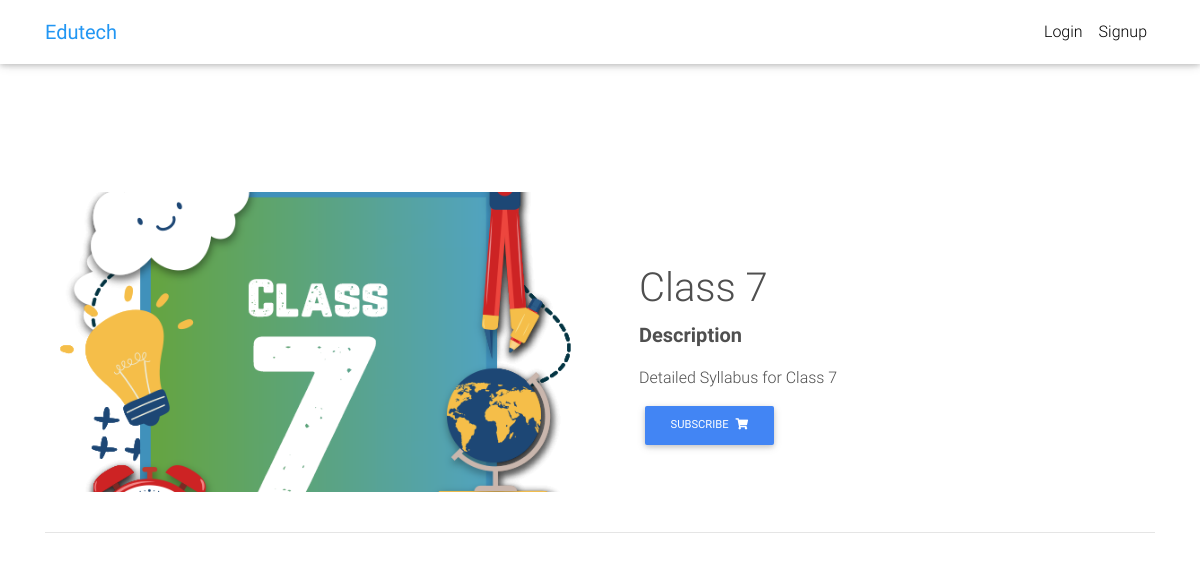
/detail/class-7/, run on the app's committed database.
### app/models.py (models this page shows, shortened)
class Topic(models.Model):
    id = models.UUIDField(primary_key=True, auto_created=True)
    name = models.CharField(max_length=255)
    slug = models.SlugField(unique=True, max_length=255)
    description = models.TextField()
    class_num = models.CharField(max_length=255)
    image = JPEGField(upload_to="", variations={
        'thumbnail': {"width": 400, "height": 250, "crop": True}})
    def subscribe(self):
        return reverse("app:subscribe", kwargs={
            'topic_id': self.id
        })

### app/views.py (the view)
# urls.py: path('detail/<slug:slug>/', TopicView.as_view(), name='detail'),
class TopicView(DetailView):
    template_name = "app/detail.html"
    model = Topic

### app/templatetags/is_subscribed.py (called while the page is built)
@register.simple_tag
def is_subscribed(user, tutorial):
    if user.is_authenticated:
        qs = Subscription.objects.filter(user=user, topic_id=tutorial)
        if qs.exists():
            return True
    return False

### templates/app/detail.html (shortened to what this page needs)
{% extends "base.html" %}
{% load is_subscribed %}
{% block content %}
    <main class="mt-5 pt-4">
        <div class="container dark-grey-text mt-5">
            <div class="row wow fadeIn">
                <div class="col-md-6 mb-4">
                    <img src="/media/{{ topic.image }}" class="detail-page-cover" alt="no image"/>
                </div>
                <div class="col-md-6 mb-4">
                    <div class="p-4">
                        <h1 class="jumbotron-fluid mt-5">{{ topic.name }}</h1>
                        <p class="lead font-weight-bold">Description</p>
                        <p>{{ topic.description }}</p>
                        {% is_subscribed user topic as is_subscribed %}
                        {% if  is_subscribed %}
                            <a href="{{ topic.unsubscribe }}" class="btn btn-danger btn-md my-0 p">
                                Unsubscribe
                                <i class="fas fa-shopping-cart ml-1"></i>
                            </a>
                        {% else %}
                            <a href="{{ topic.subscribe }}" class="btn btn-primary btn-md my-0 p">
                                Subscribe
                                <i class="fas fa-shopping-cart ml-1"></i>
                            </a>
                        {% endif %}
                    </div>
                </div>
            </div>
            <hr>
        </div>
    </main>
{% endblock content %}

### static/css/style.css (style rules this page uses)
html, body, .view { height: 100%; }

### static/css/our.css (style rules this page uses)
.detail-page-cover { width: 100%; height: 25vw; object-fit: cover; }
html, body { height: 100vh }

### templates/base.html (style rules this page uses)
html, body, header, .carousel { height: 60vh; }

### data on the page
Topic: image (picture), name "Class 7", description "Detailed Syllabus for Class 7"
